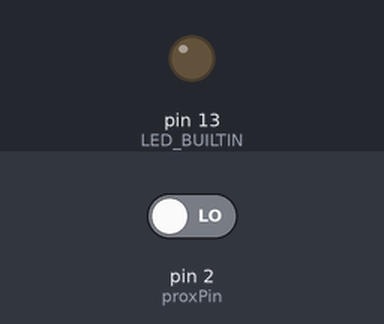
A sketch run on a simulated Arduino Uno, built with avr-gcc and run on an emulated ATmega328P. Parts: output pins drawn as LEDs (lit = HIGH). Inputs (shaded band) come from the test bench; at power-on: pin 2 (proxPin) LOW.

Above: at 1.2 s.
1.3 s: pin 2 (proxPin) driven HIGH
At 1.6 s:
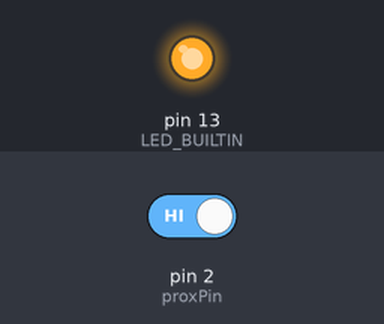
2.8 s: pin 2 (proxPin) driven LOW
At 3.9 s:
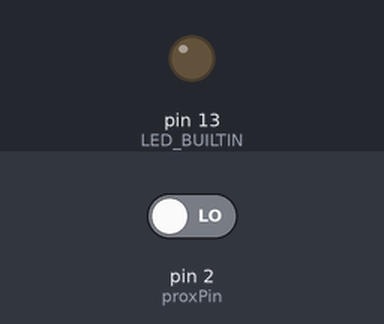
Timing chart, 0 to 5.8 s (numbered marks = the images above; inputs shaded):
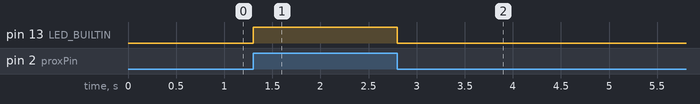

The sketch:

Proximity.ino
```cpp
/*
  Proximity
  Turns on and off the internal LEDconnected to digital pin 13,
  when any object is detected by the proximity sensor

  LED_BUILTIN denotes the internal LED of any Arduino
*/

// the number of the proximity sensor pin
int proxPin = 2;

// variable for reading the proximity sensor status
int proxState = LOW;
//int proxState = HIGH;

//Mandatory function required in all 'sketches', runs only once after Arduino is switched ON
void setup()
{
  //Sets built-in LED as output
  pinMode(LED_BUILTIN, OUTPUT);

  //Sets sensor as input
  pinMode(proxPin, INPUT);
}

//Mandatory function required in all 'sketches', runs forever till Arduino is switched OFF
void loop()
{
  // read the state of the sensor value:
  proxState = digitalRead(proxPin);

  // check if the state of sensor is ON or OFF
  if (proxState == HIGH)
    //If value is 1 then LED turns ON
    digitalWrite(LED_BUILTIN, HIGH);
  else
    //If value is 0 then LED turns OFF
    digitalWrite(LED_BUILTIN, LOW);

   /*if (proxState == LOW)
    digitalWrite(LED_BUILTIN, HIGH);
  else
    igitalWrite(LED_BUILTIN, LOW);*/
}
```

Measured:
- after the input at 1.3 s, pin 13 (LED_BUILTIN): LOW → HIGH at once
- after the input at 2.8 s, pin 13 (LED_BUILTIN): HIGH → LOW at once
